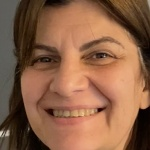
#> input picture data/Andrea/rostro_1.jpg, 150 x 150 px, found by its file name; its folder holds only this picture in this run
$ python entrenamiento_rf.py
#> lines starting #> are read from the running program, lines starting #| are printed output that depends on the picture
import cv2
import os
import numpy as np

dataPath = '/Users/luisalbertocerelli/Desktop/00-Todo/03_Python_practicas/08_facial_recognition/data'
peopleList = os.listdir(dataPath)
print('Listado de personal: ', peopleList)

labels = []
facesData = []
label = 0

for nameDir in peopleList:
    personPath = os.path.join(dataPath, nameDir)  # Obtener la ruta completa
    # Verificar si es un directorio y no un archivo como .DS_Store
    if os.path.isdir(personPath):
        print(f"Leyendo las imágenes de {nameDir}")

        for fileName in os.listdir(personPath):
            print(f"Procesando archivo: {fileName}")
            imagePath = os.path.join(personPath, fileName)
            image = cv2.imread(imagePath, 0)  # Leer imagen en escala de grises
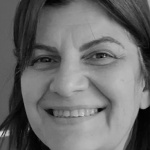
#> image: shape (150, 150); min 0, max 219, mean 107.2
            if image is None:
                print(f"Error al leer la imagen {fileName}, ignorando...")
                continue

            facesData.append(image)
            labels.append(label)

        label += 1  # Pasar al siguiente label para la siguiente persona
    else:
        print(f"Ignorando archivo: {nameDir}")
#> pass 2 of the loop `for nameDir in peopleList:`:
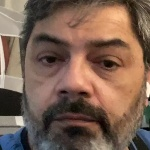
#> input picture data/Luis/rostro_0.jpg, 150 x 150 px, found by its file name
#> `image = cv2.imread(imagePath, 0)`:
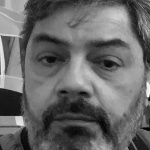
#> image: shape (150, 150); min 0, max 251, mean 103.2

print('labels= ', labels)
print('Número de etiquetas 0: ', np.count_nonzero(np.array(labels) == 0))
print('Número de etiquetas 1: ', np.count_nonzero(np.array(labels) == 1))

#metodos de entrenamiento, 1)EigenFace, 2)FisherFace 3)LBPHFace

#face_recognizer = cv2.face.EigenFaceRecognizer_create()
#face_recognizer = cv2.face.FisherFaceRecognizer_create()
face_recognizer = cv2.face.LBPHFaceRecognizer_create()

# Entrenando el reconocedor de rostros
print("Entrenando...")
face_recognizer.train(facesData, np.array(labels))

#Almacenando el modelo obtenido
#face_recognizer.write('modeloEigenFace.xml')
#face_recognizer.write('modeloFisherFace.xml')
face_recognizer.write('modeloLBPHFace.xml')

print('Modelo Almacenado...')
